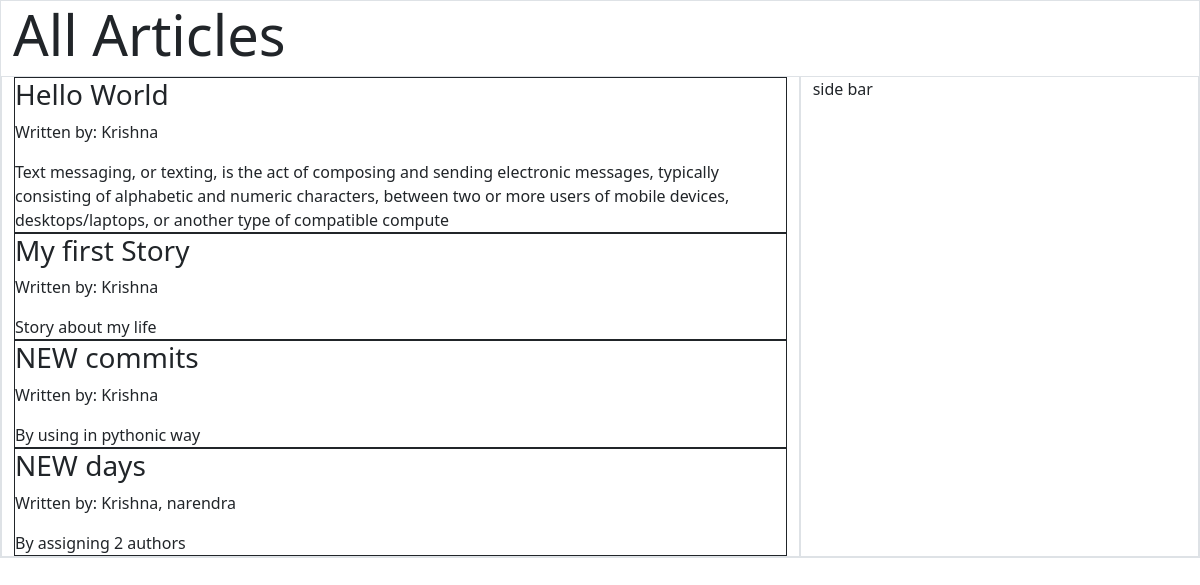
Page /articles_by/Krishna on the committed database.
### application/models.py (models this page shows)
class Article(db.Model):
    __tablename__ = 'article'
    article_id = db.Column(db.Integer, primary_key=True, autoincrement=True)
    title = db.Column(db.String, unique=True)
    content = db.Column(db.String, unique=True)
    authors = db.relationship("User", secondary="article_authors")

class User(db.Model):
    __tablename__ = 'user'
    user_id = db.Column(db.Integer, autoincrement=True, primary_key=True)
    username = db.Column(db.String, unique=True)
    email = db.Column(db.String, unique=True)

### application/controllers.py (the view)
@app.route("/articles_by/<user_name>", methods=["GET", "POST"])
def getArticles(user_name):
    articles = Article.query.filter(Article.authors.any(username=user_name))
    return render_template("article_by_authors.html", articles=articles)

### templates/article_by_authors.html (shortened to what this page needs)
<!DOCTYPE html>
<html lang="en">
<head>
    <link href="https://cdn.jsdelivr.net/npm/bootstrap@5.2.0/dist/css/bootstrap.min.css" rel="stylesheet">
</head>
<body>
    <div class="container-fluid border">
        <div class="jumbotron">
            <h1 class="display-4 fw "> All Articles  </h1>
        </div>
        <div class="row">
            <div class="col-md-8 border">
                {% for article in articles %}
                <div class="border border-dark">
                    <h3>{{ article["title"] }}</h3>
                    <p>Written by:
                        {% for author in article["authors"] %}
                            {{ author["username"] }}{% if not loop.last %},{% endif %}
                        {% endfor %}
                    </p>
                    {{ article["content"] }}
                </div>
                {% endfor %}
            </div>
            <div class="col-md-4 border">
                side bar
            </div>
        </div>
    </div>
</body>
</html>

### rows in the picture
Article: title "Hello World", content "Text messaging, or texting, is the act of composing and sending electronic messages, typically consisting of alphabetic and numeric characters, between two or more users of mobile devices, desktops/laptops, or another type of compatible compute"
User: username "Krishna"
Article: title "My first Story", content "Story about my life"
Article: title "NEW commits", content "By using in pythonic way"
Article: title "NEW days", content "By assigning 2 authors"
User: username "narendra"
